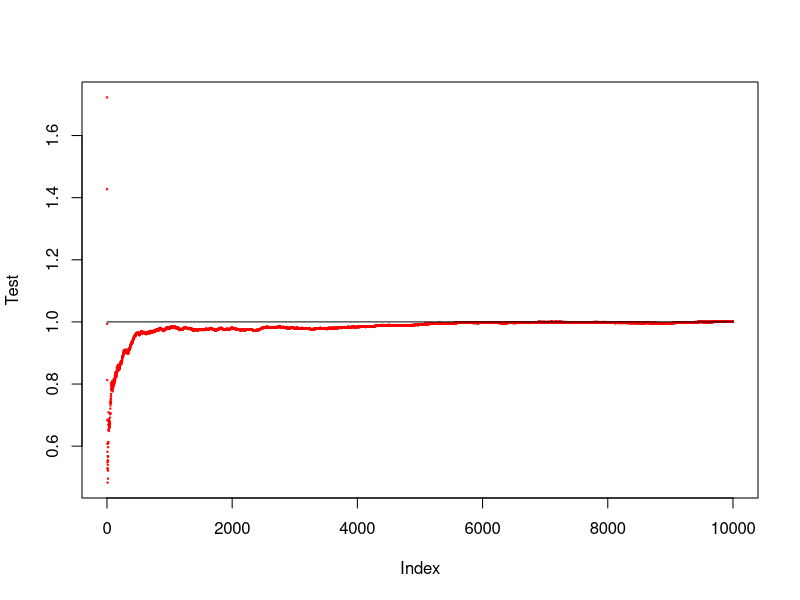
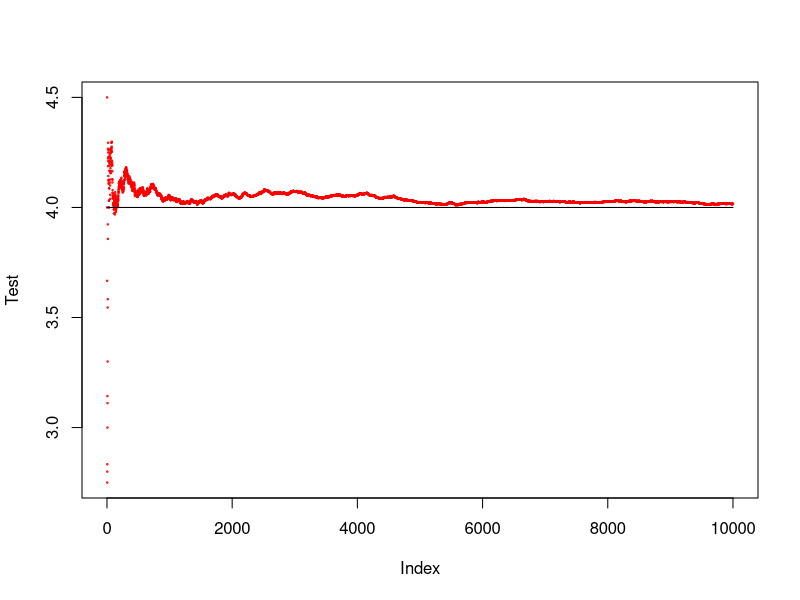
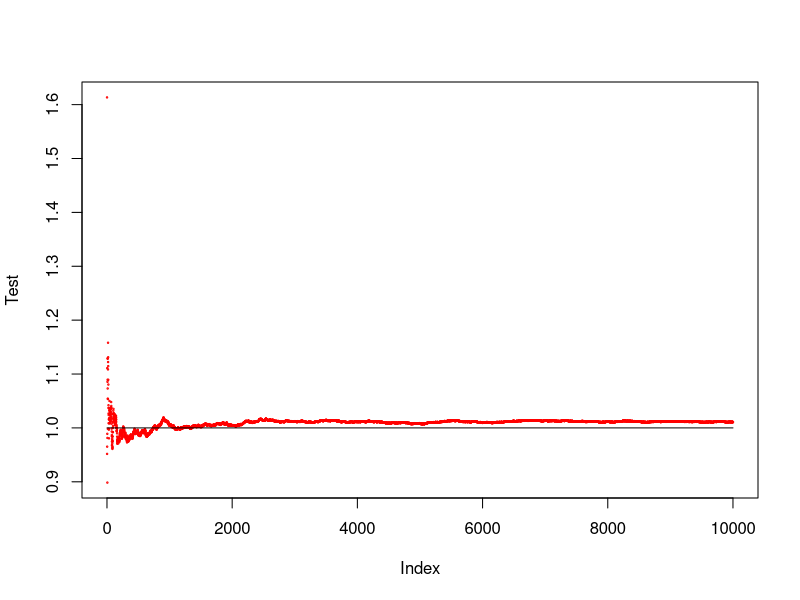
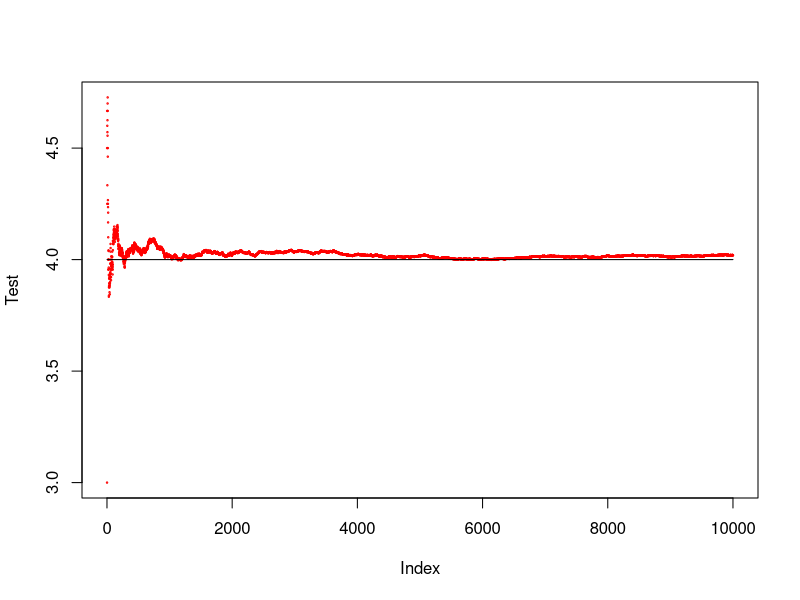

Recreate these plots in R, in order.
# Exercice 3 : illustrastion de la loi forte des grands nombres
# 1- loi uniforme
  n=10000; theta=2
  U=runif(n, 0,theta)
  Test = cumsum(U)/(1:n)
  x=1:n
  plot(Test, col='red', cex=0.2)
  lines(1:n, rep(theta/2, n), col='black')

# 2- loi de poisson
  lambda=4; # E[X]=lambda
  variable=rpois(n,lambda)
  Test=cumsum(variable)/(1:n)
  plot(Test, col='red', cex=0.2)
  lines((1:n), rep(lambda, n), col='black')
  # on a bien la convergence de la suite moyenne vers l'esperance
# Exercice 3 : illustrastion de la loi forte des grands nombres
# 1- loi uniforme
  n=10000; theta=2
  U=runif(n, 0,theta)
  Test = cumsum(U)/(1:n)
  x=1:n
  plot(Test, col='red', cex=0.2)
  lines(1:n, rep(theta/2, n), col='black')

# 2- loi de poisson
  lambda=4; # E[X]=lambda
  variable=rpois(n,lambda)
  Test=cumsum(variable)/(1:n)
  plot(Test, col='red', cex=0.2)
  lines((1:n), rep(lambda, n), col='black')
  # on a bien la convergence de la suite moyenne vers l'esperance
